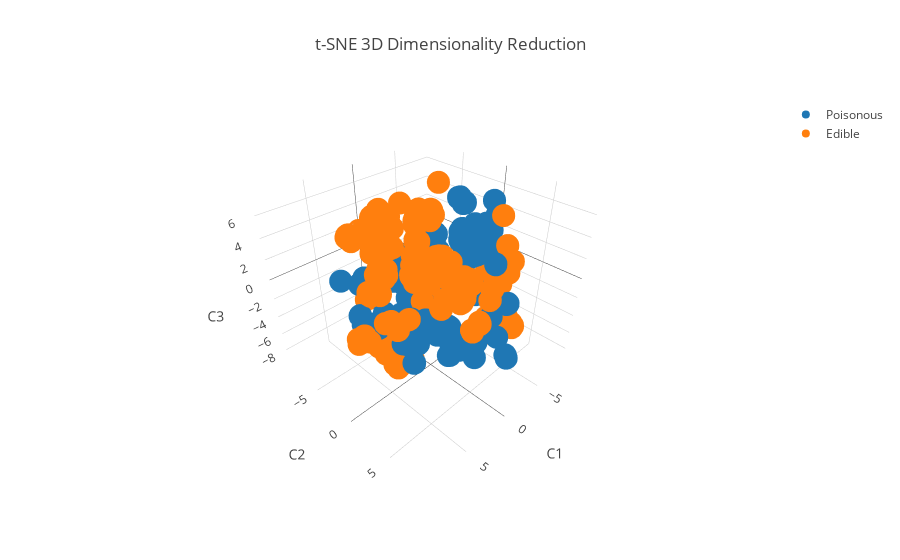

Notebook code for this chart:
### Code cell
tsne = TSNE(n_components=3, verbose=1, perplexity=40, n_iter=300)
X_tsne = tsne.fit_transform(X)
complete_test_3D(X_tsne, Y, 't-SNE')

### Figure 1 — Plotly figure (JSON) as saved in the notebook; plotly's stock layout.template omitted (floating-point values rounded to 4 significant figures; data arrays with more than 128 entries replaced by an {"elided": "..."} marker saying what was removed)
{"data": [{"mode": "markers", "name": "Poisonous", "type": "scatter3d", "uid": "6c697181-7086-4e03-8c7d-45c69b4ec0cb", "x": {"elided": "3916 float values"}, "y": {"elided": "3916 float values"}, "z": {"elided": "3916 float values"}}, {"mode": "markers", "name": "Edible", "type": "scatter3d", "uid": "3f0a9b59-e8f2-4468-a2c6-57a79af0c912", "x": {"elided": "4208 float values"}, "y": {"elided": "4208 float values"}, "z": {"elided": "4208 float values"}}], "layout": {"scene": {"xaxis": {"showline": false, "title": {"text": "C1"}}, "yaxis": {"showline": false, "title": {"text": "C2"}}, "zaxis": {"showline": false, "title": {"text": "C3"}}}, "title": {"text": "t-SNE 3D Dimensionality Reduction"}}}
